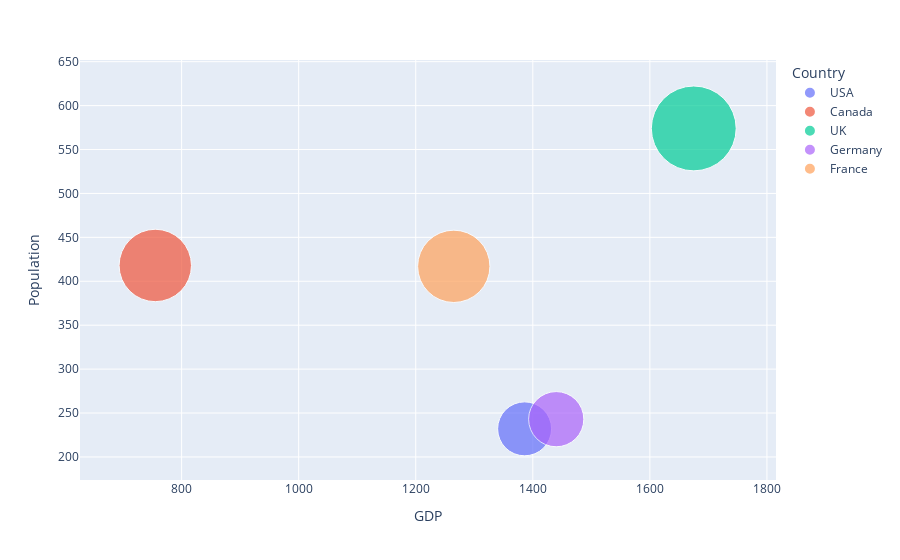

Write notebook code for a chart like this one.
### Markdown cell above
5. Using the given dataset, create a bubble chart to represent each country's population (y—axis), GDP (x—
axis), and bubble size proportional to the population.
        np.random.seed(25)
        data={
        Country' : ['USA ,'Canada','UK','Germany' ,'France'],
            'Population' : np.random.randint(100, 1000, 5),
            'GDP': np.random.randandint(500,2000,5)
        }
        df = pd.DataFrame(data)

### Code cell
import numpy as np
import pandas as pd
import plotly.express as px

np.random.seed(25)
data = {
    'Country': ['USA', 'Canada', 'UK', 'Germany', 'France'],
    'Population': np.random.randint(100, 1000, 5),
    'GDP': np.random.randint(500, 2000, 5)
}
df = pd.DataFrame(data)

fig = px.scatter(df, x="GDP", y="Population", size="Population", color="Country",
                 hover_name="Country", size_max=60)
fig.show()

### Figure 1 — Plotly figure (JSON) as saved in the notebook; plotly's stock layout.template omitted (floating-point values rounded to 4 significant figures)
{"data": [{"hovertemplate": "<b>%{hovertext}</b><br><br>Country=USA<br>GDP=%{x}<br>Population=%{marker.size}<extra></extra>", "hovertext": ["USA"], "legendgroup": "USA", "marker": {"color": "#636efa", "size": [232], "sizemode": "area", "sizeref": 0.1594, "symbol": "circle"}, "mode": "markers", "name": "USA", "orientation": "v", "showlegend": true, "type": "scatter", "x": [1386], "xaxis": "x", "y": [232], "yaxis": "y"}, {"hovertemplate": "<b>%{hovertext}</b><br><br>Country=Canada<br>GDP=%{x}<br>Population=%{marker.size}<extra></extra>", "hovertext": ["Canada"], "legendgroup": "Canada", "marker": {"color": "#EF553B", "size": [418], "sizemode": "area", "sizeref": 0.1594, "symbol": "circle"}, "mode": "markers", "name": "Canada", "orientation": "v", "showlegend": true, "type": "scatter", "x": [755], "xaxis": "x", "y": [418], "yaxis": "y"}, {"hovertemplate": "<b>%{hovertext}</b><br><br>Country=UK<br>GDP=%{x}<br>Population=%{marker.size}<extra></extra>", "hovertext": ["UK"], "legendgroup": "UK", "marker": {"color": "#00cc96", "size": [574], "sizemode": "area", "sizeref": 0.1594, "symbol": "circle"}, "mode": "markers", "name": "UK", "orientation": "v", "showlegend": true, "type": "scatter", "x": [1675], "xaxis": "x", "y": [574], "yaxis": "y"}, {"hovertemplate": "<b>%{hovertext}</b><br><br>Country=Germany<br>GDP=%{x}<br>Population=%{marker.size}<extra></extra>", "hovertext": ["Germany"], "legendgroup": "Germany", "marker": {"color": "#ab63fa", "size": [243], "sizemode": "area", "sizeref": 0.1594, "symbol": "circle"}, "mode": "markers", "name": "Germany", "orientation": "v", "showlegend": true, "type": "scatter", "x": [1440], "xaxis": "x", "y": [243], "yaxis": "y"}, {"hovertemplate": "<b>%{hovertext}</b><br><br>Country=France<br>GDP=%{x}<br>Population=%{marker.size}<extra></extra>", "hovertext": ["France"], "legendgroup": "France", "marker": {"color": "#FFA15A", "size": [417], "sizemode": "area", "sizeref": 0.1594, "symbol": "circle"}, "mode": "markers", "name": "France", "orientation": "v", "showlegend": true, "type": "scatter", "x": [1265], "xaxis": "x", "y": [417], "yaxis": "y"}], "layout": {"legend": {"itemsizing": "constant", "title": {"text": "Country"}, "tracegroupgap": 0}, "margin": {"t": 60}, "xaxis": {"anchor": "y", "domain": [0, 1], "title": {"text": "GDP"}}, "yaxis": {"anchor": "x", "domain": [0, 1], "title": {"text": "Population"}}}}
